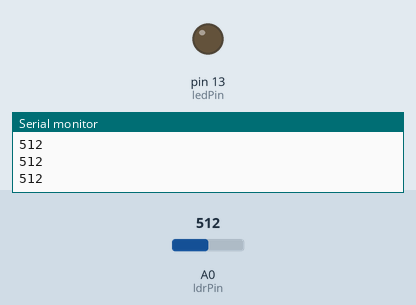
Simulated run of this sketch. Board: Arduino Uno, built with avr-gcc and run on an emulated ATmega328P. Shown: output pins drawn as LEDs (lit = HIGH), the last lines printed to the serial monitor. Inputs (shaded band) come from the test bench; at power-on: A0 (ldrPin) = 512.

Above: at 1.2 s.
1.3 s: A0 (ldrPin) set to 159
2.8 s: A0 (ldrPin) set to 134
At 3.7 s:
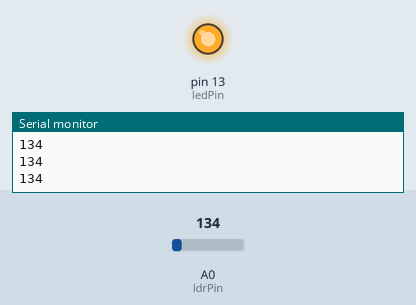
4.3 s: A0 (ldrPin) set to 306
At 5.0 s:
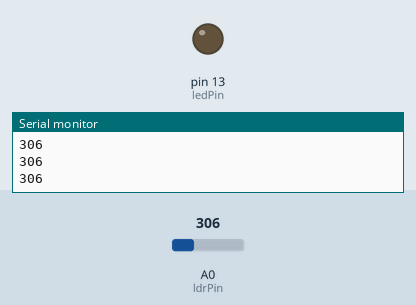
5.8 s: A0 (ldrPin) set to 122
At 6.4 s:
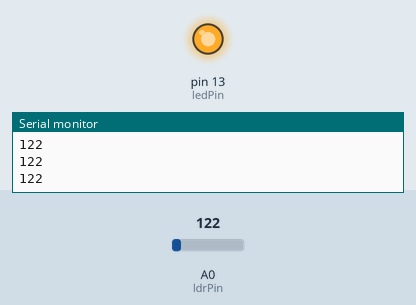
Timing chart, 0 to 8.3 s (numbered marks = the images above; inputs shaded):
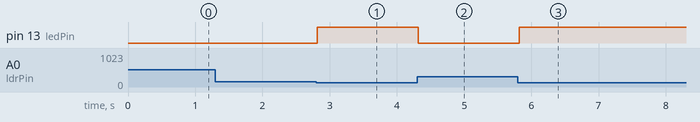

Measured:
- the behaviour switches between 150 and 149 on A0 (ldrPin) (found by bisection; images 0 and 1)
- after the input at 2.8 s, pin 13 (ledPin): LOW → HIGH at once
- after the input at 4.3 s, pin 13 (ledPin): HIGH → LOW at once
- after the input at 5.8 s, pin 13 (ledPin): LOW → HIGH at once

The sketch:

sketch_mar2a.ino
```cpp
const int ldrPin = A0;
const int ledPin = 13;
const int darknessTreshold = 150;
void setup() {
  Serial.begin(9600);
  pinMode(ledPin, OUTPUT);

}

void loop() {
  Serial.println(analogRead(ldrPin));
  delay(100);
  if(analogRead(ldrPin) < darknessTreshold){
    digitalWrite(ledPin, HIGH);
  }else{
    digitalWrite(ledPin, LOW);
  }
}
```
